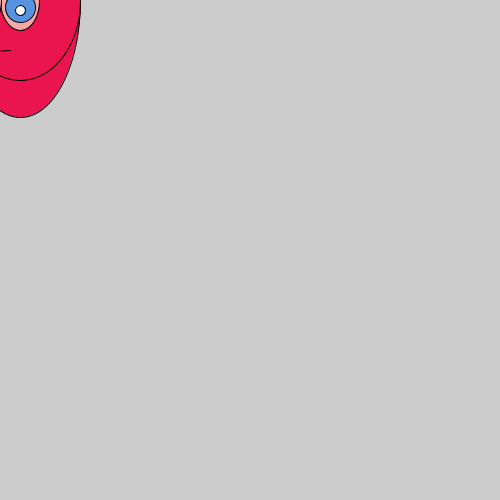
Frame 1 (no input)
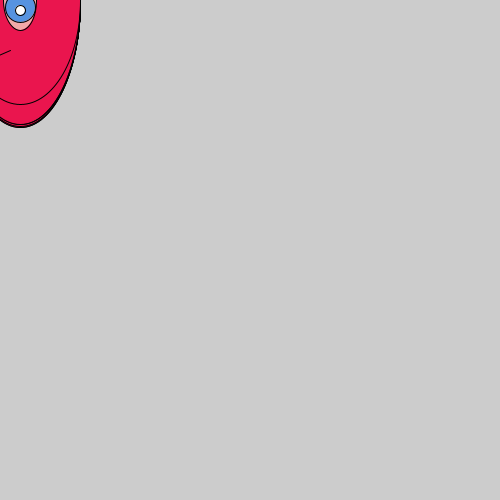
Frame 60 (the mouse pressed at the canvas centre just before this capture)
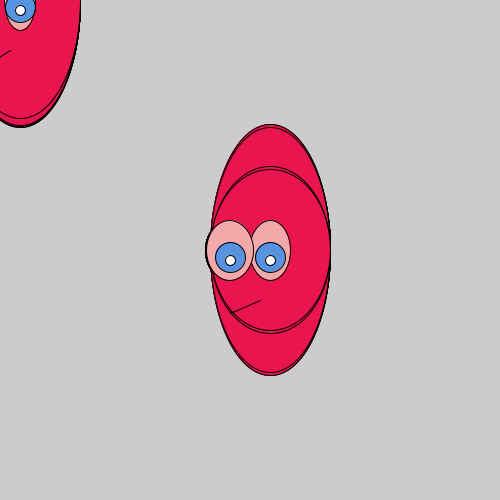
Frame 120 (the mouse held since frame 60 and released just before this capture)

The Processing sketch that drew these frames (run headless with seeded random() and noise(); from frame 60 on, the mouse is pressed at the canvas centre):

// Processing sketch: processing_37963
// ── processing_37963.pde


void setup () {
  size (500, 500);
 

}

void draw() {
  smooth();
  
  for (int i=0; i<7; i=i+7){
    for (int a=0; a<10; a=a+9){
      belly (i*90, a*70);
      belly (mouseX, mouseY);    }}
 


  

   
   
  
}



void belly(int x, int y){
   fill (234, 21, 78);
  ellipse (x+20, y, 120, random(110, 255));
  
  
  fill (242, 169, 169);
  ellipse (x+20, y, random(30,50), 60); 
    fill (86, 147, 224);
    ellipse (x+20, y+7, 30, 30); 
    fill(255);
    ellipse(x+20, y+10, 10, 10); 
    fill (242, 169, 169);
    ellipse (x-20, y, random(30,50), 60); 
    fill (86, 147, 224);
    ellipse (x-20, y+7, 30, 30); 
    fill(255);
    ellipse(x-20, y+10, 10, 10); 
    
    line (x+10, y+50, x-20, random(y+50, y+70));
    
   
      }
      
      
void mouth (int x, int y) {
  ;
}
